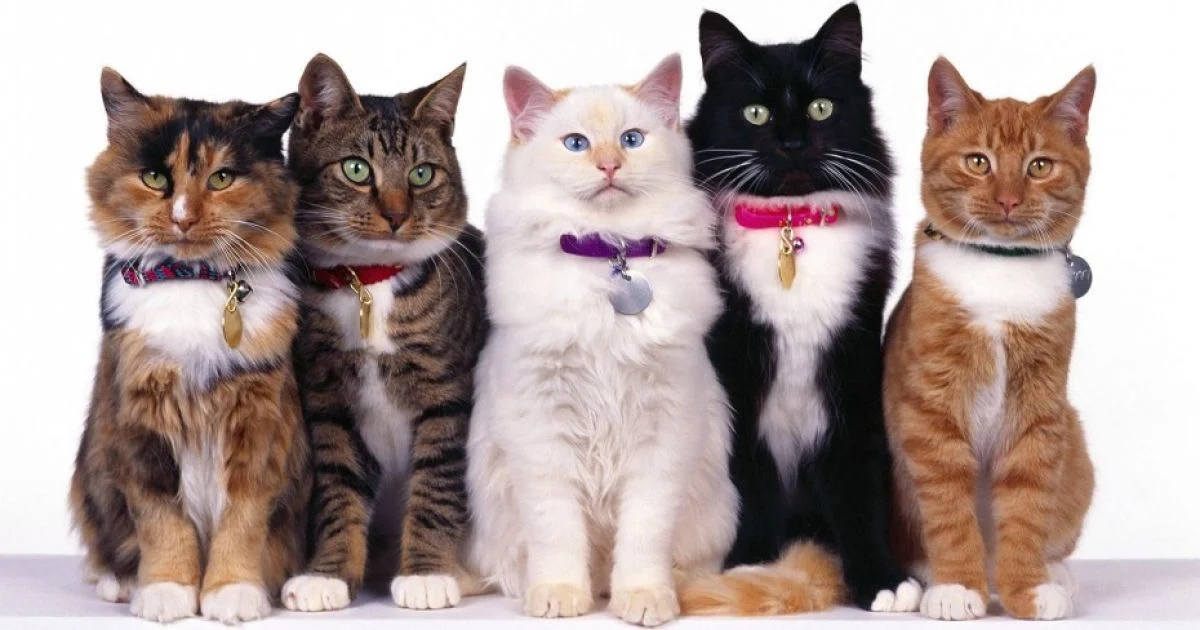
#> input picture 2024-2025/PMP-32/coursework/Viktoriia Pasichna/Laplacian-Based Methods/Images/photo_cat.webp, 1200 x 630 px, given in place of photo_cat.jpg, which was not available
$ python dog_filter.py
#> lines starting #> are read from the running program, lines starting #| are printed output that depends on the picture; after the words box and inside, x2 and y2 are one past the last pixel; in counts of white or black regions, pixels touching at a corner belong together; pictures that were not available may be replaced by others from this repository, and a replacement may not be noted
#> further down, image is the input picture: shape (630, 1200, 3); mean B, G, R 154.8, 158.1, 174.2
import cv2
import numpy as np
import matplotlib.pyplot as plt
import os

def detect_edges_dog(image, sigma1=1.0, sigma2=1.6):

#> called with sigma1 = 1, sigma2 = 1.6
    if len(image.shape) == 3:
        gray = cv2.cvtColor(image, cv2.COLOR_BGR2GRAY)
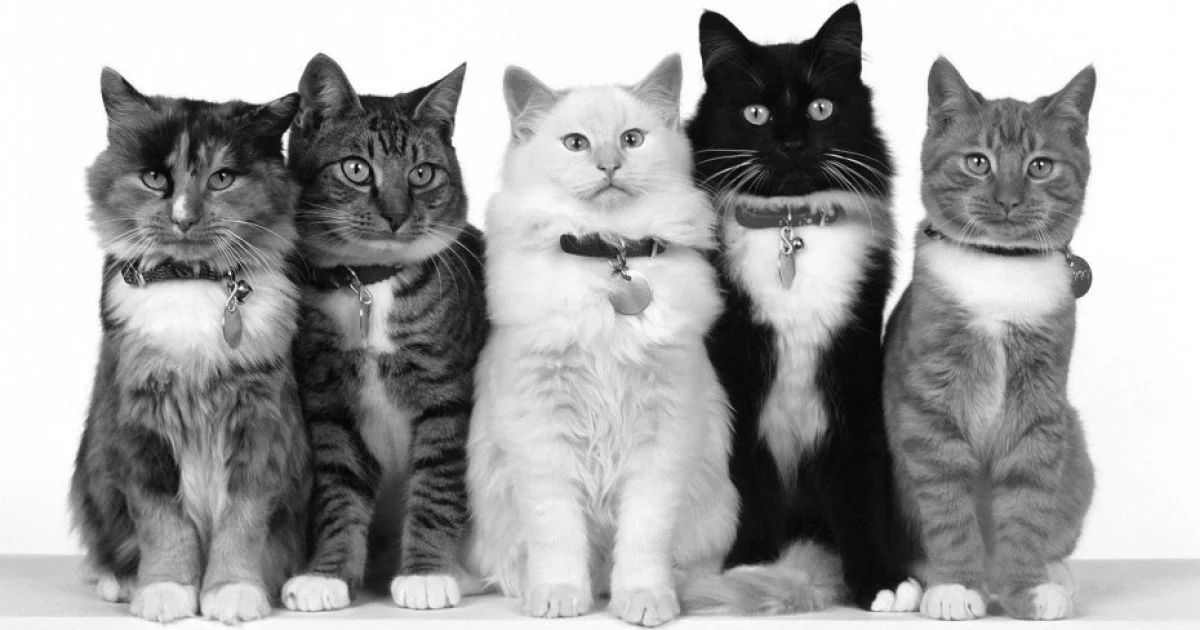
#> gray: shape (630, 1200); min 0, max 255, mean 162.6
    else:
        gray = image

    blur1 = cv2.GaussianBlur(gray, (0, 0), sigma1)
    blur2 = cv2.GaussianBlur(gray, (0, 0), sigma2)

    dog = blur1 - blur2
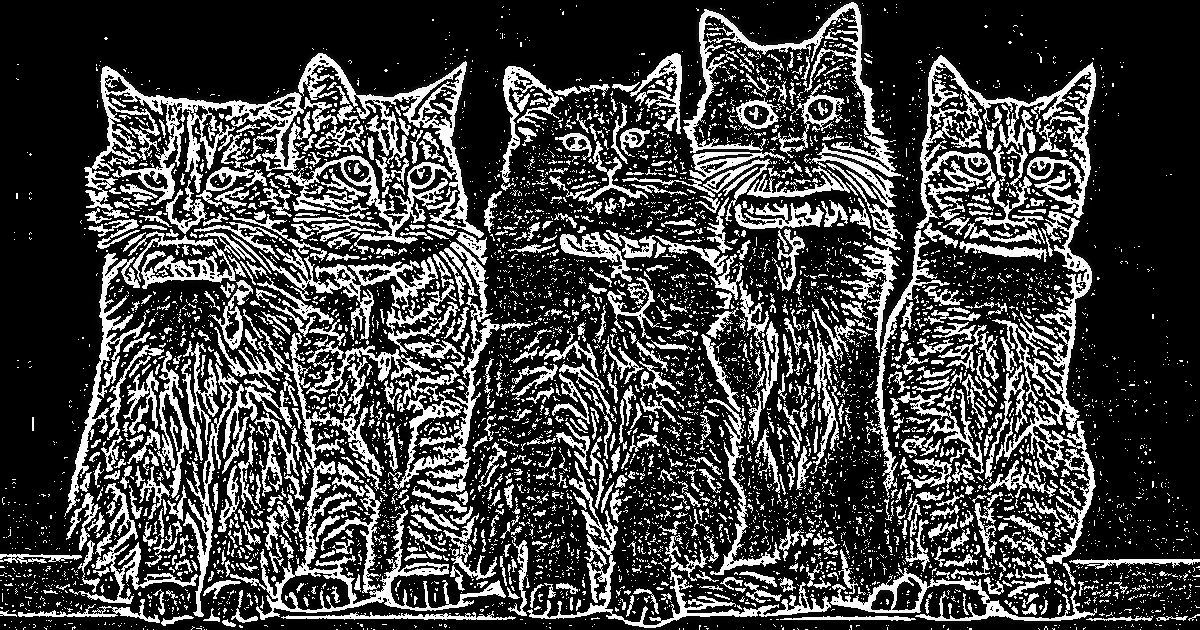
#> dog: shape (630, 1200); min 0, max 255, mean 66.3

    _, edges = cv2.threshold(dog, 0, 255, cv2.THRESH_BINARY)
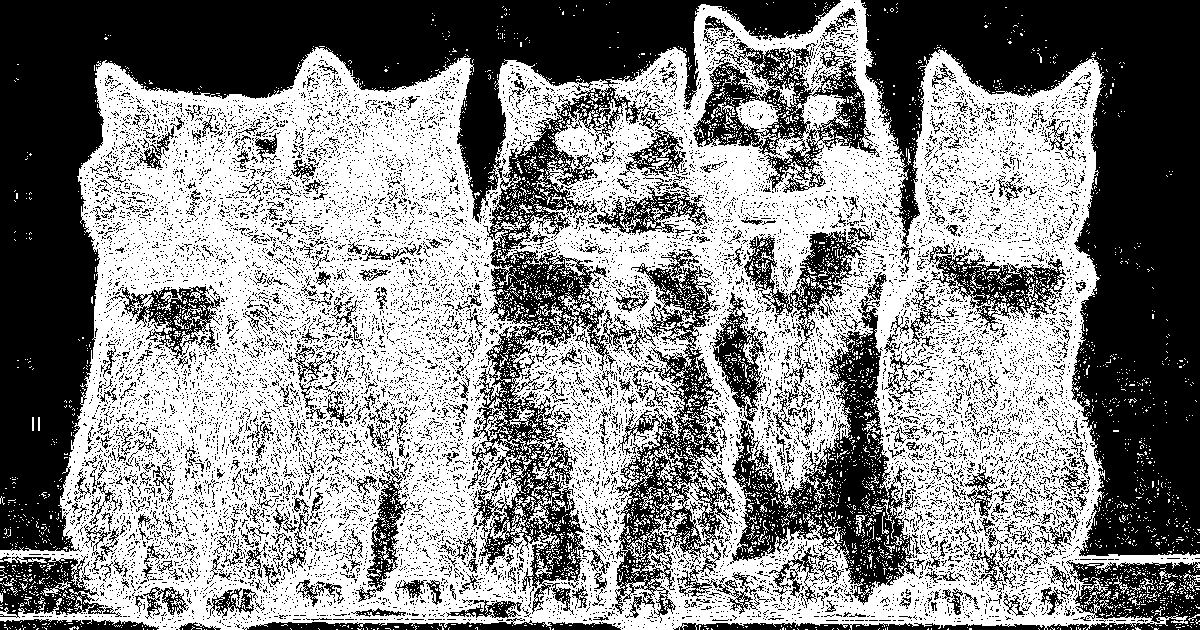
#> edges: shape (630, 1200); 53.7% white; 14826 black regions (14261 under 20 px), largest, box (x1, y1, x2, y2) and area: (0, 0, 841, 615) 124148, (861, 0, 1200, 556) 80896, (730, 296, 917, 605) 17848

    return edges

def visualize_results(original, edges, output_path):
#> called with output_path = 'Outputs/dog_result.jpg'
    os.makedirs('Outputs', exist_ok=True)

    cv2.imwrite(output_path, edges)

    plt.figure(figsize=(12, 6))

    plt.subplot(121)
    plt.imshow(cv2.cvtColor(original, cv2.COLOR_BGR2RGB))
    plt.title('Оригінальне зображення')
    plt.axis('off')

    plt.subplot(122)
    plt.imshow(edges, cmap='gray')
    plt.title('Виявлені контури')
    plt.axis('off')

    plt.tight_layout()
    plt.show()
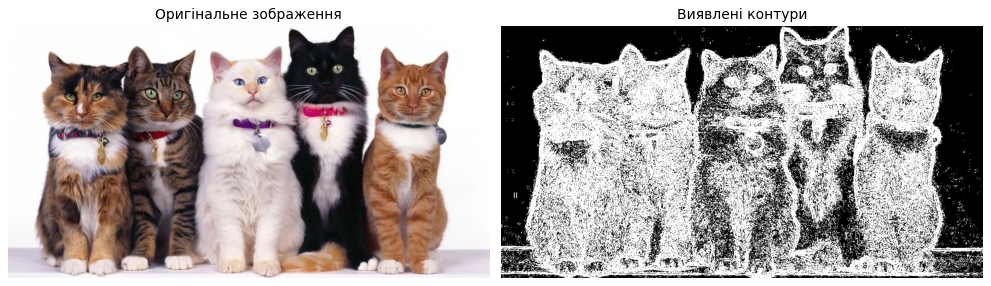
#> figure drawn by matplotlib, 2 panels

if __name__ == "__main__":

    image = cv2.imread("Images/photo_cat.jpg")

    if image is None:
        print("Помилка: Не вдалося завантажити зображення")
        exit()

    edges = detect_edges_dog(image)

    output_path = os.path.join('Outputs', 'dog_result.jpg')

    visualize_results(image, edges, output_path)

    print(f"Результат збережено у файл: {output_path}")
